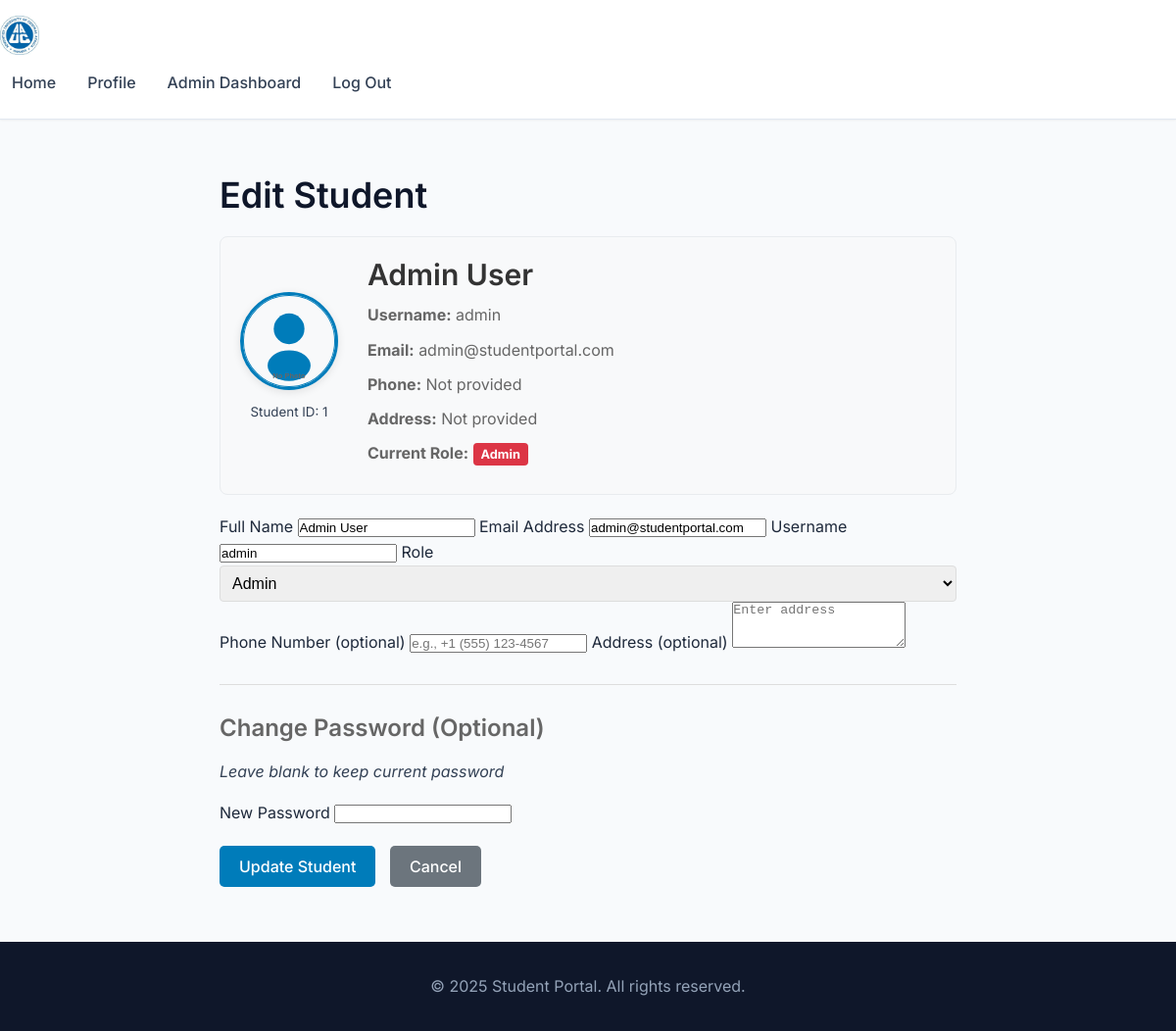
The app's page /admin_edit_student.php?id=1 (signed in) with its own data.
### tables this page shows
CREATE TABLE IF NOT EXISTS students (
    id INT AUTO_INCREMENT PRIMARY KEY,
    full_name VARCHAR(255) NOT NULL,
    email VARCHAR(255) NOT NULL UNIQUE,
    phone VARCHAR(20) NULL,
    address TEXT NULL,
    username VARCHAR(100) NOT NULL UNIQUE,
    password_hash VARCHAR(255) NOT NULL,
    role ENUM('student', 'admin') DEFAULT 'student',
    profile_picture VARCHAR(255) DEFAULT NULL,
    created_at TIMESTAMP DEFAULT CURRENT_TIMESTAMP
);

### admin_edit_student.php (the view, shortened to what this page needs)
<?php
require __DIR__ . '/includes/db.php';
$student_id = $_GET['id'] ?? 0;
try {
    $stmt = $pdo->prepare("SELECT * FROM students WHERE id = :id");
    $stmt->execute([':id' => $student_id]);
    $student = $stmt->fetch();
} catch (PDOException $e) {
    $error = 'Database error: ' . $e->getMessage();
}
?>
<!DOCTYPE html>
<html lang="en">
<head>
    <link rel="stylesheet" href="assets/css/style.css">
</head>
<body>
    <header>
        <img src="assets/images/logo.png" alt="Student Portal Logo" class="logo">
        <nav>
            <ul>
                <li><a href="index.php">Home</a></li>
                <li><a href="profile.php">Profile</a></li>
                <li><a href="admin_dashboard.php">Admin Dashboard</a></li>
                <li><a href="logout.php">Log Out</a></li>
            </ul>
        </nav>
    </header>
    <main>
        <section class="form-section">
            <article>
                <h1>Edit Student</h1>
                <div class="student-header">
                    <div class="student-picture">
                        <?php
                        $profile_picture = $student['profile_picture'];
                        if ($profile_picture && file_exists(__DIR__ . '/assets/images/profiles/' . $profile_picture)) {
                            $picture_url = 'assets/images/profiles/' . htmlspecialchars($profile_picture);
                        } else {
                            $picture_url = 'assets/images/default-avatar.svg';
                        }
                        ?>
                        <img src="<?= $picture_url ?>" alt="Profile Picture" class="edit-profile-picture">
                        <p><small>Student ID: <?= htmlspecialchars($student['id']) ?></small></p>
                    </div>
                    <div class="student-info">
                        <h2><?= htmlspecialchars($student['full_name']) ?></h2>
                        <p><strong>Username:</strong> <?= htmlspecialchars($student['username']) ?></p>
                        <p><strong>Email:</strong> <?= htmlspecialchars($student['email']) ?></p>
                        <p><strong>Phone:</strong> <?= htmlspecialchars($student['phone'] ?? 'Not provided') ?></p>
                        <p><strong>Address:</strong> <?= htmlspecialchars($student['address'] ?? 'Not provided') ?></p>
                        <p><strong>Current Role:</strong>
                            <span class="role-badge <?= $student['role'] ?>">
                                <?= ucfirst(htmlspecialchars($student['role'])) ?>
                            </span>
                        </p>
                    </div>
                </div>
                <form method="post" novalidate>
                    <label for="full_name">Full Name</label>
                    <input type="text" id="full_name" name="full_name"
                           value="<?= htmlspecialchars($student['full_name']) ?>" required>
                    <label for="email">Email Address</label>
                    <input type="email" id="email" name="email"
                           value="<?= htmlspecialchars($student['email']) ?>" required>
                    <label for="username">Username</label>
                    <input type="text" id="username" name="username"
                           value="<?= htmlspecialchars($student['username']) ?>" required>
                    <label for="role">Role</label>
                    <select id="role" name="role" required>
                        <option value="admin" <?= $student['role'] === 'admin' ? 'selected' : '' ?>>Admin</option>
                    </select>
                    <label for="phone">Phone Number (optional)</label>
                    <input type="tel" id="phone" name="phone"
                           value="<?= htmlspecialchars($student['phone'] ?? '') ?>"
                           placeholder="e.g., +1 (555) 123-4567">
                    <label for="address">Address (optional)</label>
                    <textarea id="address" name="address" rows="3"
                              placeholder="Enter address"><?= htmlspecialchars($student['address'] ?? '') ?></textarea>
                    <hr>
                    <h3>Change Password (Optional)</h3>
                    <p><em>Leave blank to keep current password</em></p>
                    <label for="new_password">New Password</label>
                    <input type="password" id="new_password" name="new_password">
                    <div class="form-actions">
                        <button type="submit" class="btn">Update Student</button>
                        <a href="admin_dashboard.php" class="btn btn-secondary">Cancel</a>
                    </div>
                </form>
            </article>
        </section>
    </main>
    <footer>
        <p>&copy; <?= date('Y') ?> Student Portal. All rights reserved.</p>
    </footer>
</body>
</html>

### assets/css/style.css (style rules this page uses)
:root { --primary-color: #2563eb; --primary-dark: #1d4ed8; --primary-light: #3b82f6; --primary-gradient: linear-gradient(135deg, #2563eb 0%, #1d4ed8 100%); --secondary-color: #64748b; --secondary-dark: #475569; --secondary-light: #94a3b8; --success-color: #10b981; --success-light: #d1fae5; --success-dark: #059669; --warning-color: #f59e0b; --warning-light: #fef3c7; --warning-dark: #d97706; --error-color: #ef4444; --error-light: #fee2e2; --error-dark: #dc2626; --info-color: #3b82f6; --info-light: #dbeafe; --info-dark: #2563eb; --white: #ffffff; --gray-50: #f8fafc; --gray-100: #f1f5f9; --gray-200: #e2e8f0; --gray-300: #cbd5e1; --gray-400: #94a3b8; --gray-500: #64748b; --gray-600: #475569; --gray-700: #334155; --gray-800: #1e293b; --gray-900: #0f172a; --font-family: 'Inter', -apple-system, BlinkMacSystemFont, 'Segoe UI', Roboto, sans-serif; --font-size-xs: 0.75rem; --font-size-sm: 0.875rem; --font-size-base: 1rem; --font-size-lg: 1.125rem; --font-size-xl: 1.25rem; --font-size-2xl: 1.5rem; --font-size-3xl: 1.875rem; --font-size-4xl: 2.25rem; --spacing-1: 0.25rem; --spacing-2: 0.5rem; --spacing-3: 0.75rem; --spacing-4: 1rem; --spacing-5: 1.25rem; --spacing-6: 1.5rem; --spacing-8: 2rem; --spacing-10: 2.5rem; --spacing-12: 3rem; --spacing-16: 4rem; --spacing-20: 5rem; --radius-sm: 0.375rem; --radius-md: 0.5rem; --radius-lg: 0.75rem; --radius-xl: 1rem; --radius-2xl: 1.5rem; --radius-full: 9999px; --shadow-sm: 0 1px 2px 0 rgba(0, 0, 0, 0.05); --shadow-md: 0 4px 6px -1px rgba(0, 0, 0, 0.1), 0 2px 4px -1px rgba(0, 0, 0, 0.06); --shadow-lg: 0 10px 15px -3px rgba(0, 0, 0, 0.1), 0 4px 6px -2px rgba(0, 0, 0, 0.05); --shadow-xl: 0 20px 25px -5px rgba(0, 0, 0, 0.1), 0 10px 10px -5px rgba(0, 0, 0, 0.04); --transition-fast: 0.15s ease-out; --transition-normal: 0.3s ease-out; --transition-slow: 0.5s ease-out; --z-dropdown: 1000; --z-sticky: 1020; --z-fixed: 1030; --z-modal: 1040; --z-popover: 1050; --z-tooltip: 1060; --z-toast: 1070; }
* { margin: 0; padding: 0; box-sizing: border-box; }
html { font-size: 16px; line-height: 1.6; scroll-behavior: smooth; }
body { font-family: var(--font-family); font-size: var(--font-size-base); color: var(--gray-800); background-color: var(--gray-50); -webkit-font-smoothing: antialiased; -moz-osx-font-smoothing: grayscale; }
h1, h2, h3, h4, h5, h6 { font-weight: 600; line-height: 1.2; color: var(--gray-900); margin-bottom: var(--spacing-4); }
h1 { font-size: var(--font-size-4xl); }
h2 { font-size: var(--font-size-3xl); }
h3 { font-size: var(--font-size-2xl); }
p { margin-bottom: var(--spacing-4); color: var(--gray-700); line-height: 1.7; }
a { color: var(--primary-color); text-decoration: none; transition: color var(--transition-fast); }
header { background: var(--white); border-bottom: 1px solid var(--gray-200); position: sticky; top: 0; z-index: var(--z-sticky); padding: var(--spacing-4) 0; box-shadow: var(--shadow-sm); }
.logo { height: 40px; width: auto; }
nav ul { display: flex; list-style: none; margin: 0; padding: 0; gap: var(--spacing-2); }
nav a { display: flex; align-items: center; gap: var(--spacing-2); padding: var(--spacing-2) var(--spacing-3); color: var(--gray-700); text-decoration: none; border-radius: var(--radius-md); transition: all var(--transition-fast); font-weight: 500; }
.btn { display: inline-flex; align-items: center; justify-content: center; gap: var(--spacing-2); padding: var(--spacing-3) var(--spacing-4); border: none; border-radius: var(--radius-md); font-family: var(--font-family); font-size: var(--font-size-base); font-weight: 500; text-decoration: none; cursor: pointer; transition: all var(--transition-fast); line-height: 1.4; }
.btn-secondary { background: var(--white); color: var(--gray-700); border: 1px solid var(--gray-300); }
footer { background: var(--gray-900); color: var(--white); padding: var(--spacing-8) 0; margin-top: auto; text-align: center; }
footer p { margin: 0; color: var(--gray-400); }
.form-section { max-width: 800px; margin: var(--spacing-8) auto; padding: var(--spacing-6); }
*, *::before, *::after { box-sizing: border-box; }
p, span, div, label, h1, h2, h3, h4, h5, h6 { word-wrap: break-word; overflow-wrap: break-word; }
.btn { white-space: normal; word-wrap: break-word; text-align: center; }

### records on screen
students: id "1", full_name "Admin User", username "admin", email "admin@studentportal.com", phone "Not provided", address "Not provided", role "Admin"
